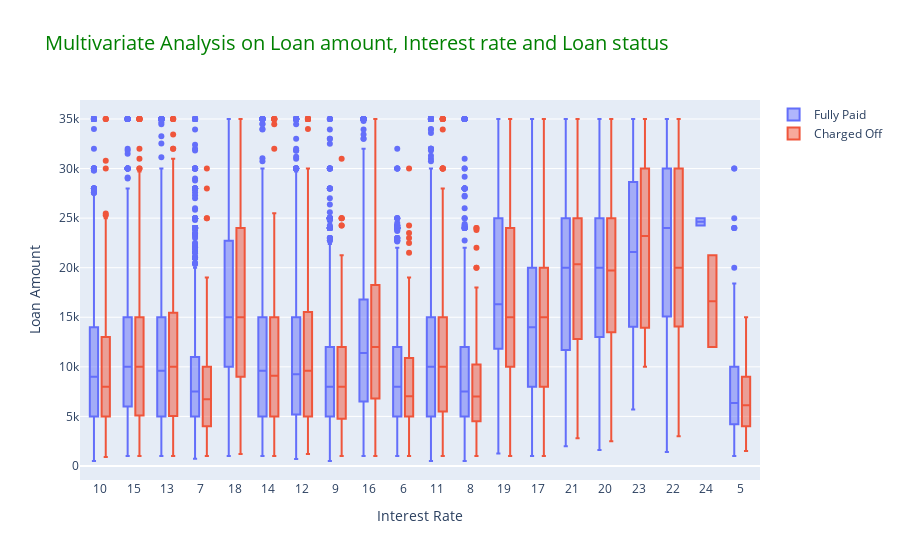

The notebook cell saved with this chart:
### Markdown cell above
## Multivariate Analysis

### Code cell
#Multivariant Analysis on Interest Rate, loan amount and Loan status
df_good = df[df.loan_status=='Fully Paid']
df_bad = df[df.loan_status=='Charged Off']

tr0 = go.Box( x = df_good['int_rate'],
              y = df_good['loan_amnt'],
              name = 'Fully Paid')
tr1 = go.Box( x = df_bad['int_rate'],
              y = df_bad['loan_amnt'],
              name = 'Charged Off')
data = [tr0,tr1]

layout = go.Layout(yaxis=dict(title='Loan Amount'),
                   xaxis=dict(title='Interest Rate'),
                   title='Multivariate Analysis on Loan amount, Interest rate and Loan status',
                   title_font_color='Green',
                   title_font_size=20,
                   boxmode='group')

fig = go.Figure(data=data, layout=layout)
py.iplot(fig, filename='grouped-bar')

### Figure 1 — Plotly figure (JSON) as saved in the notebook; plotly's stock layout.template omitted (floating-point values rounded to 4 significant figures; data arrays with more than 128 entries replaced by an {"elided": "..."} marker saying what was removed)
{"data": [{"name": "Fully Paid", "type": "box", "x": {"elided": "31384 str values"}, "y": {"elided": "31384 int values"}}, {"name": "Charged Off", "type": "box", "x": {"elided": "5431 str values"}, "y": {"elided": "5431 int values"}}], "layout": {"boxmode": "group", "title": {"font": {"color": "Green", "size": 20}, "text": "Multivariate Analysis on Loan amount, Interest rate and Loan status"}, "xaxis": {"title": {"text": "Interest Rate"}}, "yaxis": {"title": {"text": "Loan Amount"}}}}
